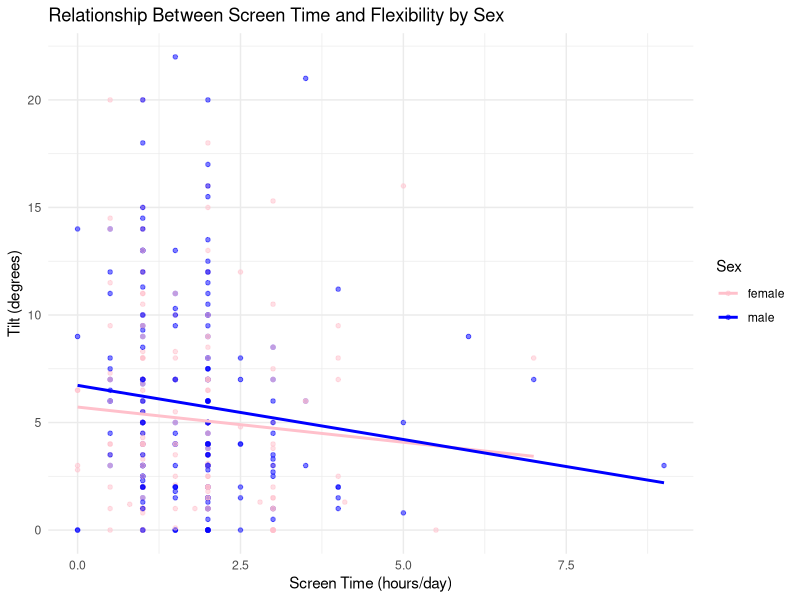

Write R code to recreate this figure.
## ---- chunk 1
# I've used R and Python for quantum computing before so I'm gonna use things we didn't learn in class for my own practice.
a2 <-  read.csv("assign.csv")
library(ggplot2)
library(rmarkdown)
## ---- chunk 2
ggplot(a2, aes(x=screen, y=physical, color=sex)) + # making x and y axis
    geom_point(size=2, shape=20, alpha=0.5) + # making the points
    geom_smooth(method="lm", se=FALSE, aes(group=sex)) + # add linear trend lines without the confidence interval
    labs(title="Relationship Between Screen Time and Flexibility by Sex", x="Screen Time (hours/day)", y="Tilt (degrees)", color="Sex") +
    theme_minimal() + # making it look nicer
    scale_color_manual(values=c("pink","blue")) # blue for male and pink for female
